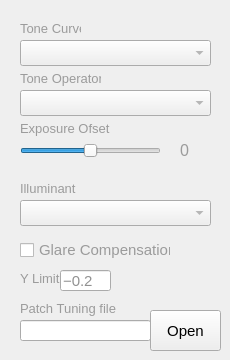
   <widget class="QWidget" name="Dcamprof">
    <attribute name="title">
     <string>DCP</string>
    </attribute>
    <widget class="QLineEdit" name="YLimitBox">
     <property name="geometry">
      <rect>
       <x>60</x>
       <y>270</y>
       <width>51</width>
       <height>21</height>
      </rect>
     </property>
     <property name="font">
      <font>
       <family>Arial</family>
       <pointsize>11</pointsize>
      </font>
     </property>
     <property name="styleSheet">
      <string notr="true">color: rgb(145, 145, 145);</string>
     </property>
     <property name="text">
      <string>−0.2</string>
     </property>
    </widget>
    <widget class="QLabel" name="exposureOffsetValue">
     <property name="geometry">
      <rect>
       <x>180</x>
       <y>140</y>
       <width>31</width>
       <height>20</height>
      </rect>
     </property>
     <property name="font">
      <font>
       <family>Arial</family>
       <pointsize>12</pointsize>
      </font>
     </property>
     <property name="styleSheet">
      <string notr="true">color: rgb(155, 155, 155);</string>
     </property>
     <property name="text">
      <string>0</string>
     </property>
    </widget>
    <widget class="QLabel" name="label_10">
     <property name="geometry">
      <rect>
       <x>20</x>
       <y>120</y>
       <width>91</width>
       <height>16</height>
      </rect>
     </property>
     <property name="font">
      <font>
       <family>Arial</family>
       <pointsize>10</pointsize>
      </font>
     </property>
     <property name="styleSheet">
      <string notr="true">color: rgb(155, 155, 155);</string>
     </property>
     <property name="text">
      <string>Exposure Ofset</string>
     </property>
    </widget>
    <widget class="QLabel" name="label_9">
     <property name="geometry">
      <rect>
       <x>20</x>
       <y>20</y>
       <width>61</width>
       <height>16</height>
      </rect>
     </property>
     <property name="font">
      <font>
       <family>Arial</family>
       <pointsize>10</pointsize>
      </font>
     </property>
     <property name="styleSheet">
      <string notr="true">color: rgb(155, 155, 155);</string>
     </property>
     <property name="text">
      <string>Tone Curve</string>
     </property>
    </widget>
    <widget class="QComboBox" name="DcamprofTOPeratoDCP">
     <property name="geometry">
      <rect>
       <x>20</x>
       <y>90</y>
       <width>191</width>
       <height>26</height>
      </rect>
     </property>
     <property name="font">
      <font>
       <family>Arial</family>
      </font>
     </property>
     <property name="styleSheet">
      <string notr="true">color: rgb(145, 145, 145);</string>
     </property>
    </widget>
    <widget class="QComboBox" name="DcamprofIlluminant">
     <property name="geometry">
      <rect>
       <x>20</x>
       <y>200</y>
       <width>191</width>
       <height>26</height>
      </rect>
     </property>
     <property name="font">
      <font>
       <family>Arial</family>
       <pointsize>12</pointsize>
      </font>
     </property>
     <property name="styleSheet">
      <string notr="true">color: rgb(145, 145, 145);</string>
     </property>
    </widget>
    <widget class="QCheckBox" name="GlareCheckBox">
     <property name="geometry">
      <rect>
       <x>20</x>
       <y>240</y>
       <width>151</width>
       <height>20</height>
      </rect>
     </property>
     <property name="font">
      <font>
       <family>Arial</family>
       <pointsize>11</pointsize>
      </font>
     </property>
     <property name="styleSheet">
      <string notr="true">color: rgb(155, 155, 155);</string>
     </property>
     <property name="text">
      <string>Glare Compensation</string>
     </property>
    </widget>
    <widget class="QSlider" name="DcamExposureSlider">
     <property name="geometry">
      <rect>
       <x>20</x>
       <y>140</y>
       <width>141</width>
       <height>22</height>
      </rect>
     </property>
     <property name="font">
      <font>
       <family>Arial</family>
      </font>
     </property>
     <property name="minimum">
      <number>-20</number>
     </property>
     <property name="maximum">
      <number>20</number>
     </property>
     <property name="orientation">
      <enum>Qt::Horizontal</enum>
     </property>
    </widget>
    <widget class="QLabel" name="IlluminantLabel">
     <property name="geometry">
      <rect>
       <x>20</x>
       <y>180</y>
       <width>61</width>
       <height>16</height>
      </rect>
     </property>
     <property name="font">
      <font>
       <family>Arial</family>
       <pointsize>10</pointsize>
      </font>
     </property>
     <property name="styleSheet">
      <string notr="true">color: rgb(155, 155, 155);</string>
     </property>
     <property name="text">
      <string>Illuminant</string>
     </property>
    </widget>
    <widget class="QLabel" name="label_8">
     <property name="geometry">
      <rect>
       <x>20</x>
       <y>70</y>
       <width>81</width>
       <height>16</height>
      </rect>
     </property>
     <property name="font">
      <font>
       <family>Arial</family>
       <pointsize>10</pointsize>
      </font>
     </property>
     <property name="styleSheet">
      <string notr="true">color: rgb(155, 155, 155);</string>
     </property>
     <property name="text">
      <string>Tone Operator</string>
     </property>
    </widget>
    <widget class="QComboBox" name="DcamprofToneDCP">
     <property name="geometry">
      <rect>
       <x>20</x>
       <y>40</y>
       <width>191</width>
       <height>26</height>
      </rect>
     </property>
     <property name="font">
      <font>
       <family>Arial</family>
      </font>
     </property>
     <property name="styleSheet">
      <string notr="true">color: rgb(145, 145, 145);</string>
     </property>
    </widget>
    <widget class="QLabel" name="IlluminantLabel_2">
     <property name="geometry">
      <rect>
       <x>20</x>
       <y>270</y>
       <width>61</width>
       <height>16</height>
      </rect>
     </property>
     <property name="font">
      <font>
       <family>Arial</family>
       <pointsize>10</pointsize>
      </font>
     </property>
     <property name="styleSheet">
      <string notr="true">color: rgb(155, 155, 155);</string>
     </property>
     <property name="text">
      <string>Y Limit</string>
     </property>
    </widget>
    <widget class="QLabel" name="PatchTuningLabel">
     <property name="geometry">
      <rect>
       <x>20</x>
       <y>300</y>
       <width>111</width>
       <height>16</height>
      </rect>
     </property>
     <property name="font">
      <font>
       <family>Arial</family>
       <pointsize>10</pointsize>
      </font>
     </property>
     <property name="styleSheet">
      <string notr="true">color: rgb(155, 155, 155);</string>
     </property>
     <property name="text">
      <string>Patch Tuning file</string>
     </property>
    </widget>
    <widget class="QLineEdit" name="boxTuningFilePath">
     <property name="geometry">
      <rect>
       <x>20</x>
       <y>320</y>
       <width>131</width>
       <height>21</height>
      </rect>
     </property>
     <property name="font">
      <font>
       <family>Arial</family>
       <pointsize>11</pointsize>
      </font>
     </property>
     <property name="styleSheet">
      <string notr="true">color: rgb(145, 145, 145);</string>
     </property>
     <property name="readOnly">
      <bool>true</bool>
     </property>
    </widget>
    <widget class="QPushButton" name="OpenTuningFile">
     <property name="geometry">
      <rect>
       <x>150</x>
       <y>310</y>
       <width>71</width>
       <height>41</height>
      </rect>
     </property>
     <property name="font">
      <font>
       <family>Arial</family>
       <pointsize>11</pointsize>
      </font>
     </property>
     <property name="text">
      <string>Open</string>
     </property>
    </widget>
   </widget>
